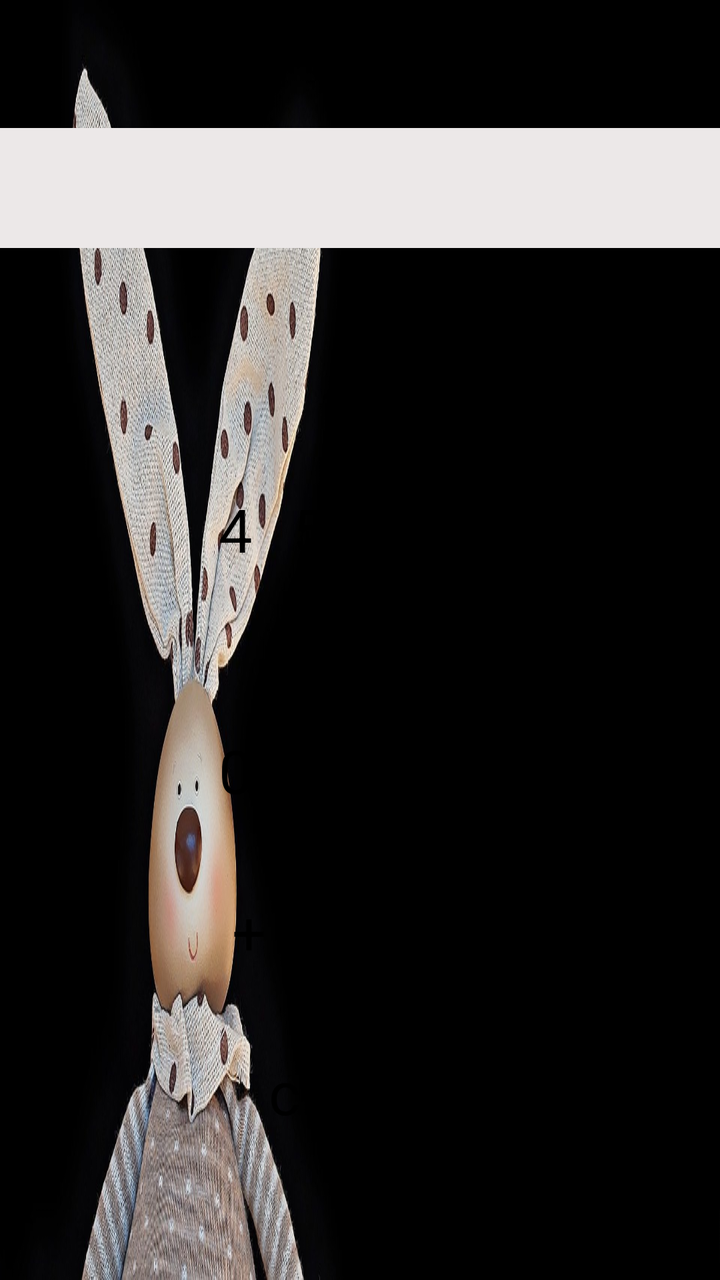
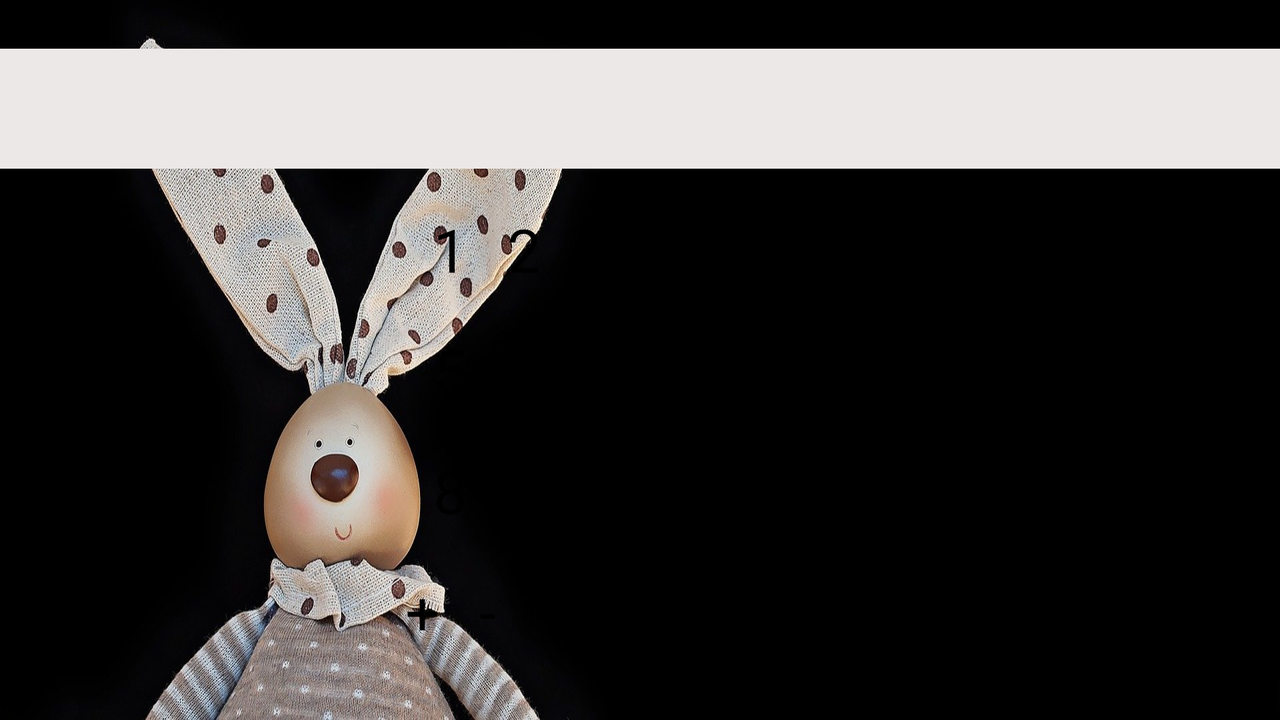

The same Android screen from two of the app's own layout files: first res/layout/ as a phone draws it, then the repository's variant for another configuration, drawn on a device whose configuration selects that folder. Both files follow.
<!-- AndroidManifest.xml: application theme Theme.Lesson1 -->
<!-- res/layout/activity_calculator.xml -->
<?xml version="1.0" encoding="utf-8"?>
<TableLayout xmlns:android="http://schemas.android.com/apk/res/android"
    xmlns:app="http://schemas.android.com/apk/res-auto"
    xmlns:tools="http://schemas.android.com/tools"
    android:layout_width="match_parent"
    android:layout_height="match_parent"
    android:background="@drawable/fon"
    android:gravity="center"
    android:orientation="horizontal"
    tools:context=".Calculator">

    <androidx.appcompat.widget.AppCompatTextView
        android:id="@+id/textView_1"
        android:layout_width="100dp"
        android:layout_height="60dp"
        android:layout_gravity="top"
        android:background="@color/white"
        android:gravity="center|right"
        android:inputType="number"
        android:textColor="@color/black"
        android:textSize="30dp" />

    <TableRow
        android:layout_width="match_parent"
        android:layout_height="match_parent"
        android:gravity="center"
        android:paddingLeft="50sp"
        android:paddingTop="50dp">

        <androidx.appcompat.widget.AppCompatButton
            android:id="@+id/button_1"
            android:layout_width="wrap_content"
            android:layout_height="wrap_content"
            android:layout_margin="@dimen/marginButton"
            android:text="@string/_1"
            android:textSize="@dimen/textButtonSize" />

        <androidx.appcompat.widget.AppCompatButton
            android:id="@+id/button_2"
            android:layout_width="wrap_content"
            android:layout_height="wrap_content"
            android:layout_margin="@dimen/marginButton"
            android:text="@string/_2"
            android:textSize="@dimen/textButtonSize" />

        <androidx.appcompat.widget.AppCompatButton
            android:id="@+id/button_3"
            android:layout_width="wrap_content"
            android:layout_height="wrap_content"
            android:layout_margin="@dimen/marginButton"
            android:text="@string/_3"
            android:textSize="@dimen/textButtonSize" />
    </TableRow>

    <TableRow
        android:layout_width="match_parent"
        android:layout_height="match_parent"
        android:gravity="center"
        android:paddingRight="50sp">

        <androidx.appcompat.widget.AppCompatButton
            android:id="@+id/button_4"
            android:layout_width="wrap_content"
            android:layout_height="wrap_content"
            android:layout_margin="@dimen/marginButton"
            android:text="@string/_4"
            android:textSize="@dimen/textButtonSize" />

        <androidx.appcompat.widget.AppCompatButton
            android:id="@+id/button_5"
            android:layout_width="wrap_content"
            android:layout_height="wrap_content"
            android:layout_margin="@dimen/marginButton"
            android:text="@string/_5"
            android:textSize="@dimen/textButtonSize" />

        <androidx.appcompat.widget.AppCompatButton
            android:id="@+id/button_6"
            android:layout_width="wrap_content"
            android:layout_height="wrap_content"
            android:layout_margin="@dimen/marginButton"
            android:text="@string/_6"
            android:textSize="@dimen/textButtonSize" />
    </TableRow>

    <TableRow
        android:layout_width="match_parent"
        android:layout_height="match_parent"
        android:gravity="center"
        android:orientation="horizontal"

        android:paddingLeft="50sp">

        <androidx.appcompat.widget.AppCompatButton
            android:id="@+id/button_7"
            android:layout_width="wrap_content"
            android:layout_height="wrap_content"
            android:layout_margin="@dimen/marginButton"
            android:text="@string/_7"
            android:textSize="@dimen/textButtonSize" />

        <androidx.appcompat.widget.AppCompatButton
            android:id="@+id/button_8"
            android:layout_width="wrap_content"
            android:layout_height="wrap_content"
            android:layout_margin="@dimen/marginButton"
            android:text="@string/_8"
            android:textSize="@dimen/textButtonSize" />

        <androidx.appcompat.widget.AppCompatButton
            android:id="@+id/button_9"
            android:layout_width="wrap_content"
            android:layout_height="wrap_content"
            android:layout_margin="@dimen/marginButton"
            android:text="@string/_9"
            android:textSize="@dimen/textButtonSize" />
    </TableRow>

    <TableRow
        android:layout_width="match_parent"
        android:layout_height="match_parent"
        android:gravity="center"
        android:paddingRight="50sp">

        <androidx.appcompat.widget.AppCompatButton
            android:id="@+id/button_0"
            android:layout_width="wrap_content"
            android:layout_height="wrap_content"
            android:layout_margin="@dimen/marginButton"
            android:layout_span="2"
            android:text="@string/_0"
            android:textSize="@dimen/textButtonSize" />

        <androidx.appcompat.widget.AppCompatButton
            android:id="@+id/button_point"
            android:layout_width="wrap_content"
            android:layout_height="wrap_content"
            android:layout_margin="@dimen/marginButton"
            android:text="@string/_point"
            android:textSize="@dimen/textButtonSize" />
    </TableRow>

    <TableRow
        android:layout_width="match_parent"
        android:layout_height="match_parent"
        android:gravity="center"
        android:orientation="horizontal"
        android:paddingTop="20dp">

        <androidx.appcompat.widget.AppCompatButton
            android:id="@+id/_plus"
            android:layout_width="wrap_content"
            android:layout_height="wrap_content"
            android:layout_margin="@dimen/marginButton"
            android:text="@string/_plus"
            android:textSize="@dimen/textButtonSize" />

        <androidx.appcompat.widget.AppCompatButton
            android:id="@+id/_minus"
            android:layout_width="wrap_content"
            android:layout_height="wrap_content"
            android:layout_margin="@dimen/marginButton"
            android:text="@string/_minus"
            android:textSize="@dimen/textButtonSize" />

        <androidx.appcompat.widget.AppCompatButton
            android:id="@+id/_multiply"
            android:layout_width="wrap_content"
            android:layout_height="wrap_content"
            android:layout_margin="@dimen/marginButton"
            android:text="@string/_multiply"
            android:textSize="@dimen/textButtonSize" />

        <androidx.appcompat.widget.AppCompatButton
            android:id="@+id/_divide"
            android:layout_width="wrap_content"
            android:layout_height="wrap_content"
            android:layout_margin="@dimen/marginButton"
            android:text="@string/_divide"
            android:textSize="@dimen/textButtonSize" />
    </TableRow>

    <TableRow
        android:layout_width="match_parent"
        android:layout_height="match_parent"
        android:gravity="center"
        android:orientation="horizontal"
        android:paddingTop="20dp">

        <androidx.appcompat.widget.AppCompatButton
            android:id="@+id/_clear"
            android:layout_width="wrap_content"
            android:layout_height="wrap_content"
            android:layout_margin="@dimen/marginButton"
            android:text="@string/_clear"
            android:textSize="@dimen/textButtonSize" />

        <androidx.appcompat.widget.AppCompatButton
            android:id="@+id/_equal"
            android:layout_width="wrap_content"
            android:layout_height="wrap_content"
            android:layout_margin="@dimen/marginButton"
            android:layout_span="2"
            android:text="@string/_equal"
            android:textSize="@dimen/textButtonSize" />

    </TableRow>


</TableLayout>
<!-- resources referenced by this layout -->
<resources>
  <color name="black">#FF000000</color>
  <color name="white">#ECE8E8</color>
  <dimen name="marginButton">10sp</dimen>
  <dimen name="textButtonSize">30sp</dimen>
  <!-- drawable fon: jpg bitmap (drawable, 124116 bytes) -->
  <string name="_0">0</string>
  <string name="_1">1</string>
  <string name="_2">2</string>
  <string name="_3">3</string>
  <string name="_4">4</string>
  <string name="_5">5</string>
  <string name="_6">6</string>
  <string name="_7">7</string>
  <string name="_8">8</string>
  <string name="_9">9</string>
  <string name="_clear">c</string>
  <string name="_divide">÷</string>
  <string name="_equal">=</string>
  <string name="_minus">-</string>
  <string name="_multiply">*</string>
  <string name="_plus">+</string>
  <string name="_point">.</string>
  <style name="Theme.Lesson1" parent="Theme.MaterialComponents.DayNight.DarkActionBar">
          
          <item name="colorPrimary">#DBCEEC</item>
          <item name="colorPrimaryVariant">@color/purple_700</item>
          <item name="colorOnPrimary">@color/colorPrimary</item>
          
          <item name="colorSecondary">@color/teal_200</item>
          <item name="colorSecondaryVariant">@color/teal_200</item>
          <item name="colorOnSecondary">@color/colorPrimary</item>
          
          <item name="android:statusBarColor" tools:targetApi="l">?attr/colorPrimaryVariant</item>
      </style>
  <color name="purple_700">#FF3700B3</color>
  <color name="colorPrimary">#F4F3F3</color>
  <color name="teal_200">#052321</color>
</resources>
<!-- res/layout-land/activity_calculator.xml (the repository's variant of the layout above) -->
<!-- drawn on the phone turned sideways -->
<?xml version="1.0" encoding="utf-8"?>
<TableLayout xmlns:android="http://schemas.android.com/apk/res/android"
    xmlns:app="http://schemas.android.com/apk/res-auto"
    xmlns:tools="http://schemas.android.com/tools"
    android:layout_width="match_parent"
    android:layout_height="match_parent"
    android:layout_column="4"
    android:background="@drawable/fon_land"
    android:gravity="center"
    android:orientation="horizontal"
    tools:context=".Calculator">

    <androidx.appcompat.widget.AppCompatTextView
        android:id="@+id/textView_1"
        android:layout_width="100dp"
        android:layout_height="60dp"
        android:layout_gravity="top"
        android:background="@color/white"
        android:gravity="center|right"
        android:inputType="number"
        android:textColor="@color/black"
        android:textSize="30dp" />

    <TableRow
        android:layout_width="match_parent"
        android:layout_height="match_parent"
        android:gravity="center"
        android:paddingTop="10dp">

        <androidx.appcompat.widget.AppCompatButton
            android:id="@+id/button_1"
            android:layout_width="match_parent"
            android:layout_height="match_parent"
            android:layout_margin="@dimen/marginButton"
            android:text="@string/_1"
            android:textSize="@dimen/textButtonSize" />

        <androidx.appcompat.widget.AppCompatButton
            android:id="@+id/button_2"
            android:layout_width="match_parent"
            android:layout_height="match_parent"
            android:layout_margin="@dimen/marginButton"
            android:text="@string/_2"
            android:textSize="@dimen/textButtonSize" />

        <androidx.appcompat.widget.AppCompatButton
            android:id="@+id/button_3"
            android:layout_width="match_parent"
            android:layout_height="match_parent"
            android:layout_margin="@dimen/marginButton"
            android:text="@string/_3"
            android:textSize="@dimen/textButtonSize" />

        <androidx.appcompat.widget.AppCompatButton
            android:id="@+id/button_4"
            android:layout_width="match_parent"
            android:layout_height="match_parent"
            android:layout_margin="@dimen/marginButton"
            android:text="@string/_4"
            android:textSize="@dimen/textButtonSize" />
    </TableRow>

    <TableRow
        android:layout_width="match_parent"
        android:layout_height="match_parent"
        android:gravity="center">

        <androidx.appcompat.widget.AppCompatButton
            android:id="@+id/button_5"
            android:layout_width="wrap_content"
            android:layout_height="wrap_content"
            android:layout_margin="@dimen/marginButton"
            android:text="@string/_5"
            android:textSize="@dimen/textButtonSize" />

        <androidx.appcompat.widget.AppCompatButton
            android:id="@+id/button_6"
            android:layout_width="wrap_content"
            android:layout_height="wrap_content"
            android:layout_margin="@dimen/marginButton"
            android:text="@string/_6"
            android:textSize="@dimen/textButtonSize" />

        <androidx.appcompat.widget.AppCompatButton
            android:id="@+id/button_7"
            android:layout_width="wrap_content"
            android:layout_height="wrap_content"
            android:layout_margin="@dimen/marginButton"
            android:text="@string/_7"
            android:textSize="@dimen/textButtonSize" />

        <androidx.appcompat.widget.AppCompatButton
            android:id="@+id/_clear"
            android:layout_width="wrap_content"
            android:layout_height="wrap_content"
            android:layout_marginLeft="100sp"
            android:text="@string/_clear"
            android:textSize="@dimen/textButtonSize" />
    </TableRow>

    <TableRow
        android:layout_width="match_parent"
        android:layout_height="match_parent"
        android:gravity="center"
        android:orientation="horizontal">

        <androidx.appcompat.widget.AppCompatButton
            android:id="@+id/button_8"
            android:layout_width="wrap_content"
            android:layout_height="wrap_content"
            android:layout_margin="@dimen/marginButton"
            android:text="@string/_8"
            android:textSize="@dimen/textButtonSize" />

        <androidx.appcompat.widget.AppCompatButton
            android:id="@+id/button_9"
            android:layout_width="wrap_content"
            android:layout_height="wrap_content"
            android:layout_margin="@dimen/marginButton"
            android:text="@string/_9"
            android:textSize="@dimen/textButtonSize" />

        <androidx.appcompat.widget.AppCompatButton
            android:id="@+id/button_0"
            android:layout_width="wrap_content"
            android:layout_height="wrap_content"
            android:layout_margin="@dimen/marginButton"
            android:text="@string/_0"
            android:textSize="@dimen/textButtonSize" />

        <androidx.appcompat.widget.AppCompatButton
            android:id="@+id/_equal"
            android:layout_width="wrap_content"
            android:layout_height="wrap_content"
            android:layout_margin="@dimen/marginButton"
            android:text="@string/_equal"
            android:textSize="@dimen/textButtonSize" />
    </TableRow>

    <TableRow
        android:layout_width="match_parent"
        android:layout_height="match_parent"
        android:gravity="center">

        <androidx.appcompat.widget.AppCompatButton
            android:id="@+id/_plus"
            android:layout_width="wrap_content"
            android:layout_height="wrap_content"
            android:layout_margin="@dimen/marginButton"
            android:text="@string/_plus"
            android:textSize="@dimen/textButtonSize" />

        <androidx.appcompat.widget.AppCompatButton
            android:id="@+id/_minus"
            android:layout_width="wrap_content"
            android:layout_height="wrap_content"
            android:layout_margin="@dimen/marginButton"
            android:text="@string/_minus"
            android:textSize="@dimen/textButtonSize" />

        <androidx.appcompat.widget.AppCompatButton
            android:id="@+id/_multiply"
            android:layout_width="wrap_content"
            android:layout_height="wrap_content"
            android:layout_margin="@dimen/marginButton"
            android:text="@string/_multiply"
            android:textSize="@dimen/textButtonSize" />

        <androidx.appcompat.widget.AppCompatButton
            android:id="@+id/_divide"
            android:layout_width="wrap_content"
            android:layout_height="wrap_content"
            android:layout_margin="@dimen/marginButton"
            android:text="@string/_divide"
            android:textSize="@dimen/textButtonSize" />

        <androidx.appcompat.widget.AppCompatButton
            android:id="@+id/button_point"
            android:layout_width="wrap_content"
            android:layout_height="wrap_content"
            android:layout_margin="@dimen/marginButton"
            android:text="@string/_point"
            android:textSize="@dimen/textButtonSize" />
    </TableRow>


</TableLayout>
<!-- resources referenced by the variant -->
<!-- as the phone turned sideways resolves them -->
<resources>
  <color name="black">#FF000000</color>
  <color name="white">#ECE8E8</color>
  <dimen name="marginButton">10sp</dimen>
  <dimen name="textButtonSize">30sp</dimen>
  <!-- drawable fon_land: jpg bitmap (drawable, 124116 bytes) -->
  <string name="_0">0</string>
  <string name="_1">1</string>
  <string name="_2">2</string>
  <string name="_3">3</string>
  <string name="_4">4</string>
  <string name="_5">5</string>
  <string name="_6">6</string>
  <string name="_7">7</string>
  <string name="_8">8</string>
  <string name="_9">9</string>
  <string name="_clear">c</string>
  <string name="_divide">÷</string>
  <string name="_equal">=</string>
  <string name="_minus">-</string>
  <string name="_multiply">*</string>
  <string name="_plus">+</string>
  <string name="_point">.</string>
  <style name="Theme.Lesson1" parent="Theme.MaterialComponents.DayNight.DarkActionBar">
          
          <item name="colorPrimary">#DBCEEC</item>
          <item name="colorPrimaryVariant">@color/purple_700</item>
          <item name="colorOnPrimary">@color/colorPrimary</item>
          
          <item name="colorSecondary">@color/teal_200</item>
          <item name="colorSecondaryVariant">@color/teal_200</item>
          <item name="colorOnSecondary">@color/colorPrimary</item>
          
          <item name="android:statusBarColor" tools:targetApi="l">?attr/colorPrimaryVariant</item>
      </style>
  <color name="purple_700">#FF3700B3</color>
  <color name="colorPrimary">#F4F3F3</color>
  <color name="teal_200">#052321</color>
</resources>
